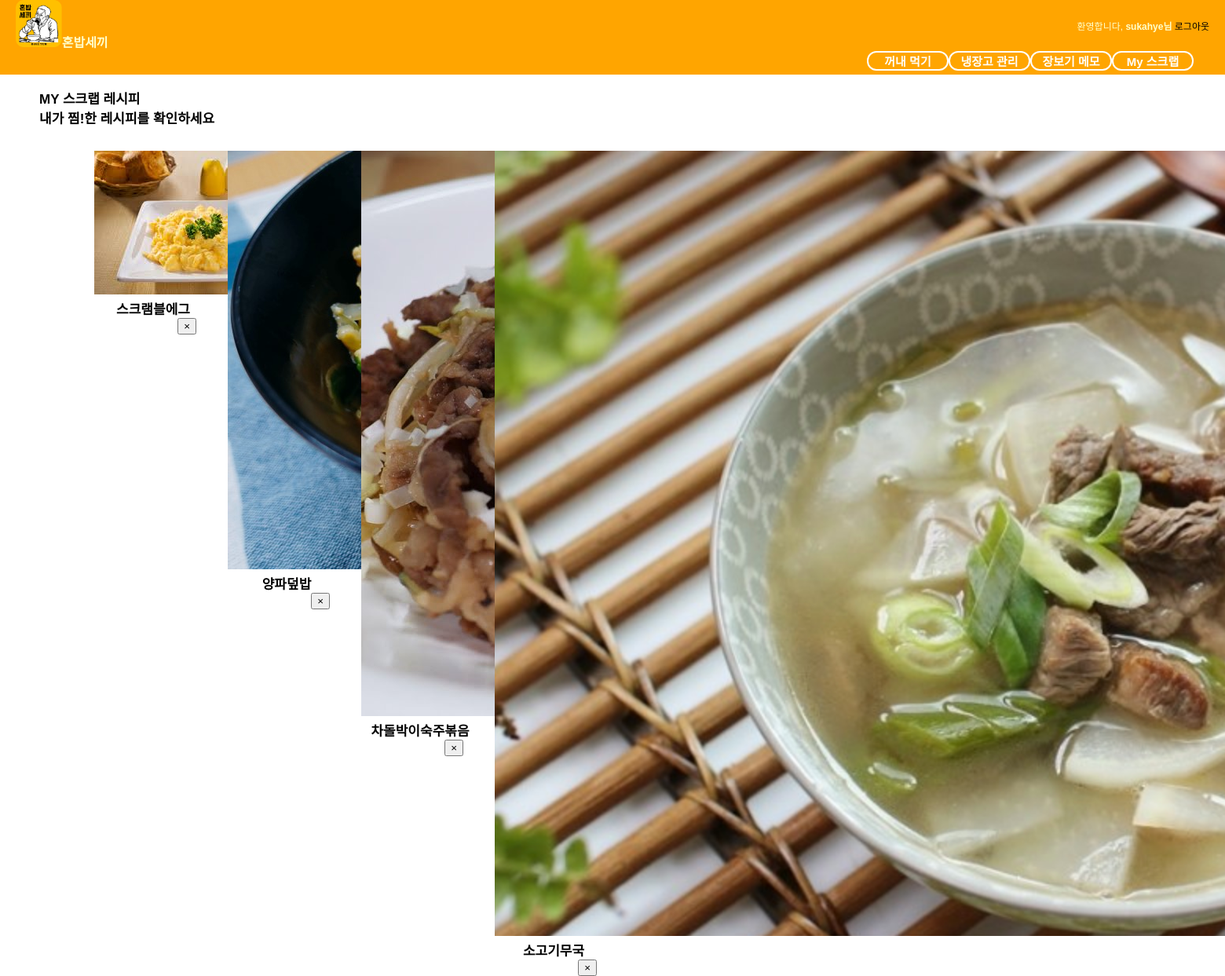
The app's page /fridge/scrap/ (signed in), older data.
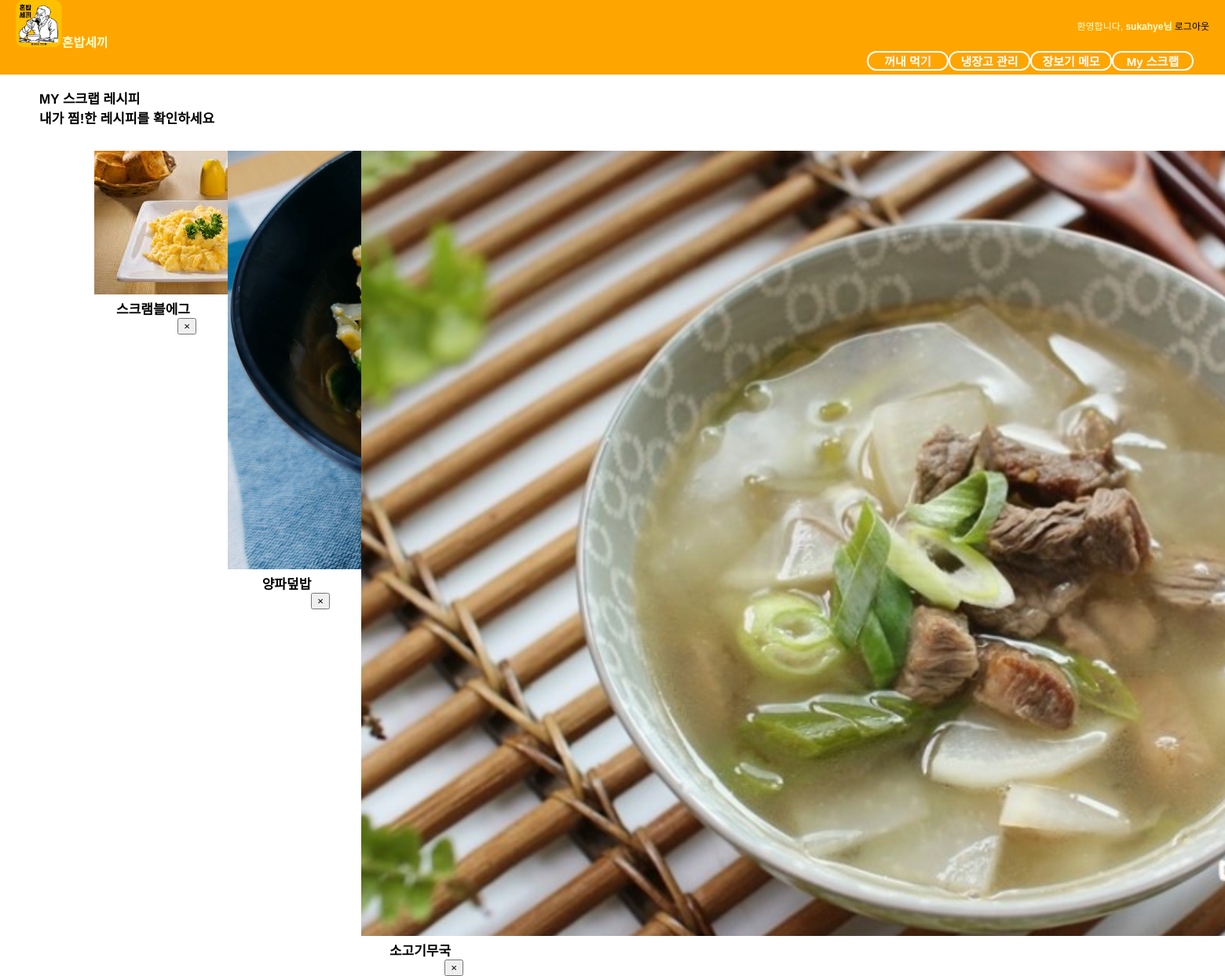
The same page, newer data.
### fridge/models.py (models this page shows, shortened)
class ScrapList(models.Model):
    owner = models.ForeignKey(User, null=True)
    scrapinfo = models.ForeignKey(Menu, null=True)
    @staticmethod
    def scrap_menu(owner):
        user_scrap_list = ScrapList.objects.filter(owner=owner)
        return user_scrap_list

class Menu(models.Model):
    menu_name = models.CharField(max_length=50)
    menu_image = models.ImageField(verbose_name='menu_image', upload_to='images/menu', blank=True)
    menu_thumbnail = ImageSpecField(source='menu_image', processors=[ResizeToFill(128, 128)],
                                    format='JPEG',
                                    options={'quality': 60})
    main_ingredients = JSONField(verbose_name='main_ingredients', default=dict)
    sub_ingredients = JSONField(verbose_name='sub_ingredients', default=dict)
    class Meta:
        verbose_name = 'Cooking Menu'
        ordering = ['menu_name']

### fridge/views.py (the view, shortened to what this page needs)
# urls.py: url(r'^(?P<pk>[0-9]+)/scrap/$', Scrap.as_view(), name="do_scrap"),
class Scrap(View):
    def get(self, request):
        template_name = 'fridge/scrap_list.html'
        owner = request.user
        scrap_list = ScrapList.scrap_menu(owner)
        return render(request, template_name, {'scraps': scrap_list})

### fridge/fields.py (called while the page is built)
    def to_python(self, value):
        if self.blank and not value:
            return None
        if isinstance(value, six.string_types):
            try:
                return json.loads(value)
            except Exception as e:
                raise ValidationError(str(e))
        else:
            return value

        def from_db_value(self, value, expression, connection):
            return self.to_python(value)

### fridge/templates/fridge/scrap_list.html (shortened to what this page needs)
{% extends "base.html" %}
{% load staticfiles %}
{% block extrastyle %}{% static "fridge/scrap_list.css" %}{% endblock %}
{% block content %}
<div id="content">
    <p>
        <span class="scraplist">MY 스크랩 레시피</span><br>
        <span class="scraplist">내가 찜!한 레시피를 확인하세요</span>
    </p>
    <div class = "scrap-list">
        <ul>
             {% for scrap in scraps %}
            <div class = "scrap-list-photo">
                <li>
                    <img src="{{ scrap.scrapinfo.menu_thumbnail.url }}" /><br>
                    <a href="{% url 'fridge:menu_detail' pk=scrap.pk %}">{{ scrap.scrapinfo.menu_name }}</a>
                </li>
                <td><form method="POST" action="{% url 'fridge:scrap_delete' scrap.id %}">{% csrf_token %}<input type="submit" value="&times"></form></td>
            </div>
            {% endfor %}
        </ul>
    </div>
</div>
{% endblock %}

### templates/base.html (shortened to what this page needs)
<!DOCTYPE html>
<html lang="ko">
{% load staticfiles %}
<head>
</head>
<link rel="stylesheet" type="text/css" href="{% static "css/base.css" %}" />
<link rel="stylesheet" type="text/css" href="{% block extrastyle %}{% endblock %}"/>
<body>
    <div id="header">
        <h2 class="maintitle"><img src="{% static 'img/혼밥세끼.png' %}" style="height:60px;">혼밥세끼</h2>
        {% if user.is_active %}
        <h4 class="welcome">환영합니다,
            <strong>{% firstof user.get_short_name user.get_username %}님</strong>
            <a href="{% url 'logout' %}">로그아웃</a>
        </h4>
        {% else %}
        <h4 class="welcome">환영합니다, 게스트 사용자님 /
            <a href="{% url 'login' %}">로그인</a>
            <a href="{% url 'register' %}">회원가입</a>
        </h4>
        {% endif %}
    </div>
    <div id="menu">
        <li><a href ="{% url 'fridge:scrap_list' %}">My 스크랩</a></li>
        <li><a href ="{% url 'fridge:shopping' %}">장보기 메모</a></li>
        <li><a href ="{% url 'fridge:manage' %}">냉장고 관리</a></li>
        <li><a href ="{% url 'fridge:recommendation' %}">꺼내 먹기</a></li>
    </div>
    {% block content %} {% endblock %}
</body>
</html>

### static/css/base.css (style rules this page uses)
body { font-family: "Lucida Grande", Verdana, Arial, sans-serif; font-size: 12px; }
div#header { position: absolute; top: 0px; left: 0px; height: 30px; width:100%; display: table; background: orange; }
div#menu { position: absolute; top:65px; left:0px; height:30px; width: 100%; display: table; table-layout:fixed; border-spacing: 40px 0px; background: orange; font-size: 15px; }
div#content { position: absolute; top:100px; left:50px; right:50px; }
.maintitle { display: table-cell; vertical-align: middle; padding-left:20px; color: #ffc; font-weight: bold; font-size: 16px; }
.welcome { display:table-cell; vertical-align: middle; text-align: right; padding-right: 20px; color: #ffc; font-weight: normal; font-size: 12px; }
div#menu a:link, div#menu a:visited { color: white; }
div#menu >li { display: table-cell; vertical-align: middle; border: 2px solid white; border-radius: 12px; text-align: center; font-weight: bold; text-decoration:none; float : right; width : 100px }

### fridge/static/fridge/scrap_list.css (style rules this page uses)
div.scrap-list { margin : 30px 30px; }
span.scraplist { font-size : 17px; font-weight: bold; }
div.scrap-list-photo { float: left; width: 150px; height: 200px; padding-right:20px; }
div.scrap-list-photo > li { font-size : 17px; font-weight: bold; text-align:center; }
div.scrap-list-photo > form { text-align:right; padding-right:20px; }
ul { list-style-type: none; }

### templates/base.html (style rules this page uses)
a:link { text-decoration: none; color: white; }

### fridge/templates/fridge/scrap_list.html (style rules this page uses)
a:link { text-decoration: none; color: black; }

Row changes from the older to the newer data that the page shows:
removed ScrapList: scrapinfo.menu_name "차돌박이숙주볶음"
